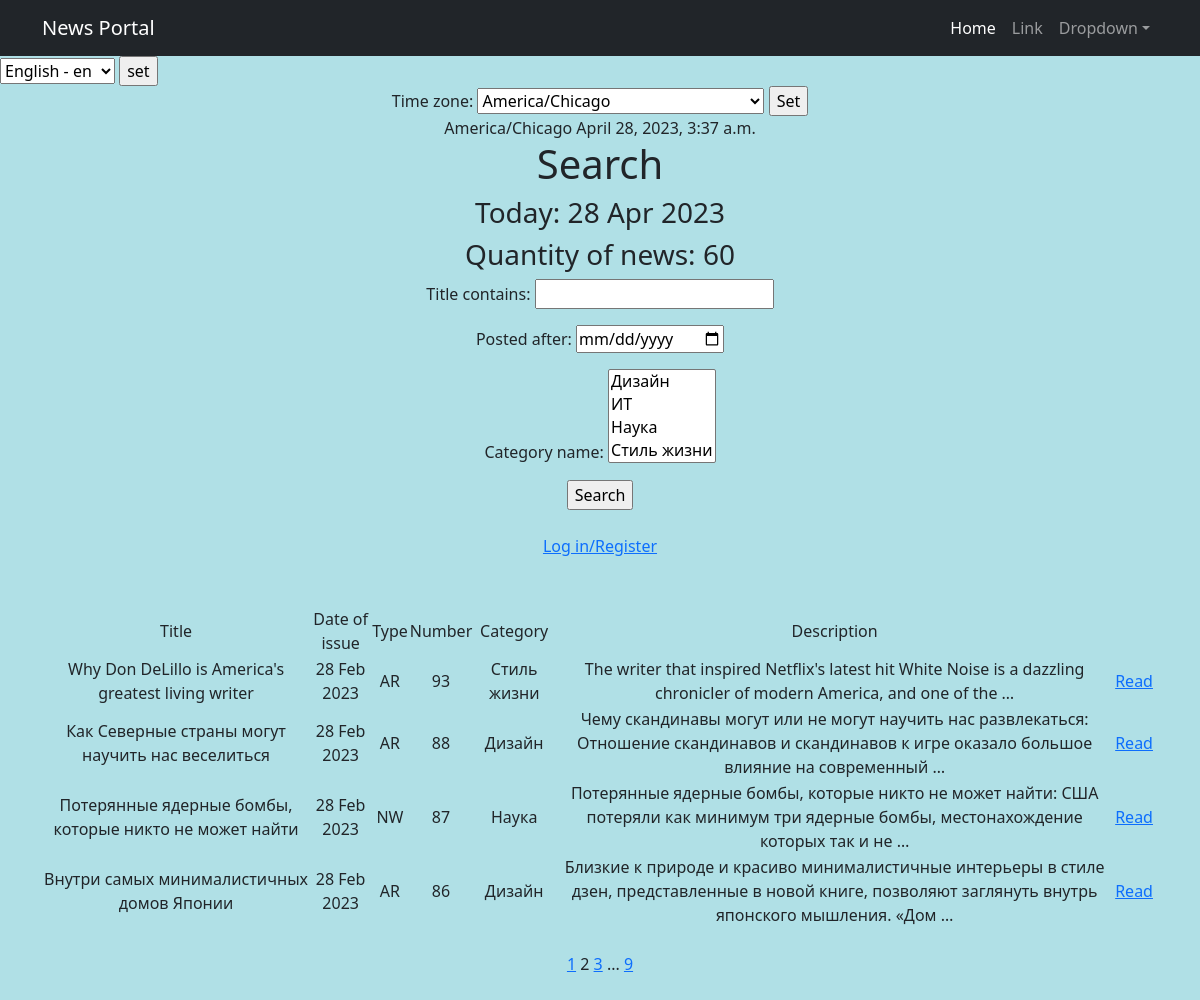
The page /news/search?page=2 on the database its author committed.
### news/models.py (models this page shows, shortened)
class Post(models.Model):
    author = models.ForeignKey(Author, on_delete=models.CASCADE)
    NEWS = 'NW'
    ARTICLE = 'AR'
    CATEGORY_CHOICES = (
        (NEWS, 'Новость'),
        (ARTICLE, 'Статья'),
    )
    categoryType = models.CharField(max_length=2, choices=CATEGORY_CHOICES, default=ARTICLE)
    dateCreation = models.DateTimeField(auto_now_add=True)
    postCategory = models.ManyToManyField(Category, through='PostCategory')
    title = models.CharField(max_length=128, verbose_name=pgettext_lazy('name of article', 'Title'))
    text = models.TextField()
    rating = models.SmallIntegerField(default=0)

class Category(models.Model):
    name = models.CharField(max_length=64, unique=True)
    subscribers = models.ManyToManyField(User, related_name='categories')
    class Meta:
        verbose_name = 'Category'
        verbose_name_plural = 'Categories'
    def __str__(self):
        return self.name

### news/views.py (the view, shortened to what this page needs)
# urls.py: path('search', NewsSearchList.as_view(), name='search'),
class NewsSearchList(ListView, View):
    model = Post
    ordering = '-dateCreation'
    template_name = 'search.html'
    context_object_name = 'news'
    paginate_by = 7
    def get_queryset(self):
        queryset = super().get_queryset()
        self.filterset = NewsFilter(self.request.GET, queryset)
        return self.filterset.qs
    def get_context_data(self, **kwargs):
        context = super().get_context_data(**kwargs)
        context['all_news'] = Post.objects.all()
        context['filterset'] = self.filterset
        context['current_time'] = timezone.localtime(timezone.now())
        context['timezones'] = pytz.common_timezones
        return context

### news/templatetags/custom_filters.py (called while the page is built)
@register.filter()
def censor(value):
    censor_replace = str(value)
    for key in censored_words.keys():
        censor_replace = censor_replace.replace(key, censored_words[key])
    return censor_replace

### news/templatetags/custom_tags.py (called while the page is built)
@register.simple_tag()
def current_time(format_string='%d %b %Y'):
   return datetime.utcnow().strftime(format_string)

@register.simple_tag(takes_context=True)
def url_replace(context, **kwargs):
   d = context['request'].GET.copy()
   for k, v in kwargs.items():
       d[k] = v
   return d.urlencode()

### templates/search.html (shortened to what this page needs)
{% extends 'flatpages/default.html' %}
{% load i18n %}
{% load custom_filters %}
{% load tz %}
{% load custom_tags %}
{% block content %}
{% get_current_timezone as TIME_ZONE %}
    <form action="" method="POST">
        <label for="timezone">Time zone:</label>
        <select name="timezone">
            {% for tz in timezones %}
            <option value="{{ tz }}"{% if tz == TIME_ZONE %} selected{% endif %}>{{ tz }}</option>
            {% endfor %}
        </select>
        <input type="submit" value="Set">
    </form>
  {{ TIME_ZONE }}
    {{ current_time|timezone:TIME_ZONE }}
   <h1>{% trans "Search" %}</h1>
   <h3>{% trans "Today" %}: {% current_time '%d %b %Y' %}</h3>
   <h3>{% trans "Quantity of news" %}: {{ all_news|length }}</h3>
   <form action="" method="get">
       {{ filterset.form.as_p }}
       <input type="submit" value="Search" />
   </form>
<br>
{% if user.is_authenticated %}
<a href="{% url 'logout' %}">{% trans "Log out" %}</a><br><br><br>
{% else %}
<a href="{% url 'login' %}">{% trans "Log in/Register" %}</a><br><br><br>
{% endif %}
       <table>
          <tr>
               <td>   {% trans "Title" %}  </td>
               <td>   {% trans "Date of issue" %}   </td>
               <td>   {% trans "Type" %}   </td>
               <td>   {% trans "Number" %}   </td>
               <td>   {% trans "Category" %}   </td>
               <td>  {% trans "Description" %}   </td>
           </tr>
           {% for post in news %}
           {% for cat in post.postCategory.all %}
           <tr>
               <td>{{ post.title|censor }}</td>
               <td>{{ post.dateCreation|date:'d M Y' }}</td>
               <td>{{ post.categoryType }}</td>
               <td>{{ post.pk }}</td>
               <td>{{ cat.name }}</td>
               <td>{{ post.text|truncatewords:20|censor }}</td>
               <td><a href='{% url 'post_detail' post.id %}'>{% trans "Read" %}</a></td>
                <td>
               </td>
               <td>
               </td>
           </tr>
           {% endfor %}
           {% endfor %}
       </table>
<br>
   {% if page_obj.has_previous %}
       <a href="?{% url_replace page=1 %}">1</a>
   {% endif %}
   {{ page_obj.number }}
   {% if page_obj.has_next %}
       <a href="?{% url_replace page=page_obj.next_page_number %}">{{ page_obj.next_page_number }}</a>
       {% if paginator.num_pages != page_obj.next_page_number %}
           ...
           <a href="?{% url_replace page=page_obj.paginator.num_pages %}">{{ page_obj.paginator.num_pages }}</a>
       {% endif %}
   {% endif %}
<br><br>
{% endblock content %}

### rows shown on the page
Post: title|censor "Why Don DeLillo is America's greatest living writer", dateCreation "28 Feb 2023", categoryType "AR", pk "93", text|censor "The writer that inspired Netflix's latest hit White Noise is a dazzling chronicler of modern America, and one of the …"
Category: name "Стиль жизни"
Post: title|censor "Как Северные страны могут научить нас веселиться", dateCreation "28 Feb 2023", categoryType "AR", pk "88", text|censor "Чему скандинавы могут или не могут научить нас развлекаться: Отношение скандинавов и скандинавов к игре оказало большое влияние на современный …"
Category: name "Дизайн"
Post: title|censor "Потерянные ядерные бомбы, которые никто не может найти", dateCreation "28 Feb 2023", categoryType "NW", pk "87", text|censor "Потерянные ядерные бомбы, которые никто не может найти: США потеряли как минимум три ядерные бомбы, местонахождение которых так и не …"
Category: name "Наука"
Post: title|censor "Внутри самых минималистичных домов Японии", dateCreation "28 Feb 2023", categoryType "AR", pk "86", text|censor "Близкие к природе и красиво минималистичные интерьеры в стиле дзен, представленные в новой книге, позволяют заглянуть внутрь японского мышления. «Дом …"

### other values the page prints
{{ TIME_ZONE }} "America/Chicago"
{{ current_time|timezone:TIME_ZONE }} "April 28, 2023, 3:37 a.m."
{{ all_news|length }} "60"
{{ page_obj.number }} "2"
{{ page_obj.next_page_number }} "3"
{{ page_obj.paginator.num_pages }} "9"
form field language "English - en"
form field timezone "America/Chicago"
